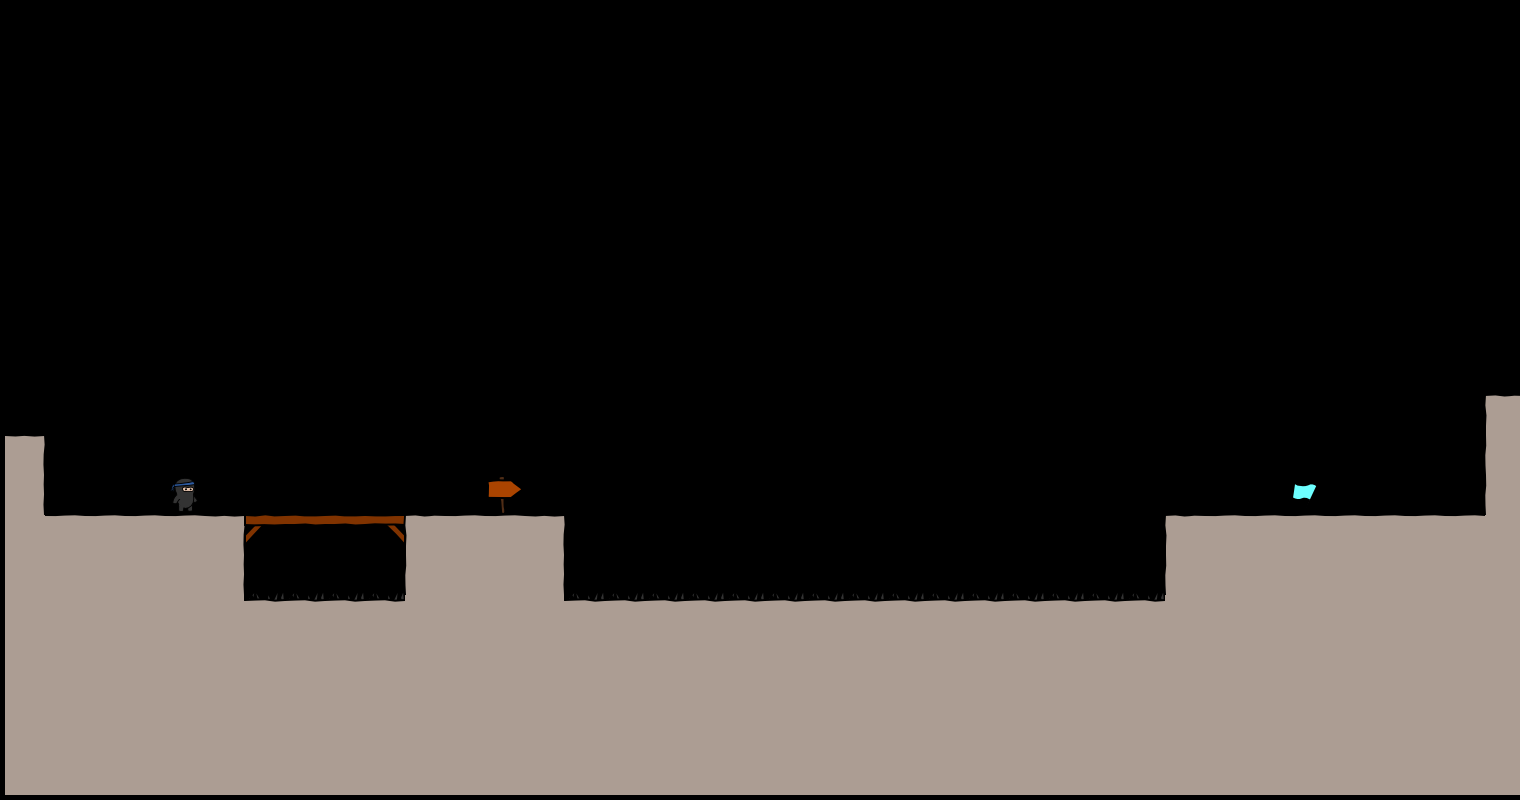

This is a level from a 2D game, rendered from its Tiled map with the project's own tilesets. A one-line summary and the complete map file follow:
An orthogonal 38x20 tile map with 40x40 px tiles, 1 tile layer (bg).

<map version="1.0" orientation="orthogonal" width="38" height="20" tilewidth="40" tileheight="40">
 <tileset firstgid="1" name="tiles6_gapped" tilewidth="50" tileheight="50">
  <image source="tiles6_gapped.png" width="300" height="500" />
 </tileset>
 <layer name="bg" width="38" height="20">
  <data encoding="csv">
0,0,0,0,0,0,0,0,0,0,0,0,0,0,0,0,0,0,0,0,0,0,0,0,0,0,0,0,0,0,0,0,0,0,0,0,0,0,
0,0,0,0,0,0,0,0,0,0,0,0,0,0,0,0,0,0,0,0,0,0,0,0,0,0,0,0,0,0,0,0,0,0,0,0,0,0,
0,0,0,0,0,0,0,0,0,0,0,0,0,0,0,0,0,0,0,0,0,0,0,0,0,0,0,0,0,0,0,0,0,0,0,0,0,0,
0,0,0,0,0,0,0,0,0,0,0,0,0,0,0,0,0,0,0,0,0,0,0,0,0,0,0,0,0,0,0,0,0,0,0,0,0,0,
0,0,0,0,0,0,0,0,0,0,0,0,0,0,0,0,0,0,0,0,0,0,0,0,0,0,0,0,0,0,0,0,0,0,0,0,0,0,
0,0,0,0,0,0,0,0,0,0,0,0,0,0,0,0,0,0,0,0,0,0,0,0,0,0,0,0,0,0,0,0,0,0,0,0,0,0,
0,0,0,0,0,0,0,0,0,0,0,0,0,0,0,0,0,0,0,0,0,0,0,0,0,0,0,0,0,0,0,0,0,0,0,0,0,0,
0,0,0,0,0,0,0,0,0,0,0,0,0,0,0,0,0,0,0,0,0,0,0,0,0,0,0,0,0,0,0,0,0,0,0,0,0,0,
0,0,0,0,0,0,0,0,0,0,0,0,0,0,0,0,0,0,0,0,0,0,0,0,0,0,0,0,0,0,0,0,0,0,0,0,0,0,
0,0,0,0,0,0,0,0,0,0,0,0,0,0,0,0,0,0,0,0,0,0,0,0,0,0,0,0,0,0,0,0,0,0,0,0,0,0,
0,0,0,0,0,0,0,0,0,0,0,0,0,0,0,0,0,0,0,0,0,0,0,0,0,0,0,0,0,0,0,0,0,0,0,0,0,7,
9,0,0,0,0,0,0,0,0,0,0,0,0,0,0,0,0,0,0,0,0,0,0,0,0,0,0,0,0,0,0,0,0,0,0,0,0,13,
15,0,0,0,47,0,0,0,0,0,0,0,42,0,0,0,0,0,0,0,0,0,0,0,0,0,0,0,0,0,0,0,48,0,0,0,0,13,
14,8,8,8,8,9,11,17,17,12,7,8,8,9,0,0,0,0,0,0,0,0,0,0,0,0,0,0,0,7,8,8,8,8,8,8,8,14,
14,14,14,14,14,15,0,0,0,0,13,14,14,15,0,0,0,0,0,0,0,0,0,0,0,0,0,0,0,13,14,14,14,14,14,14,14,14,
14,14,14,14,14,14,32,32,32,32,14,14,14,14,32,32,32,32,32,32,32,32,32,32,32,32,32,32,32,14,14,14,14,14,14,14,14,14,
14,14,14,14,14,14,14,14,14,14,14,14,14,14,14,14,14,14,14,14,14,14,14,14,14,14,14,14,14,14,14,14,14,14,14,14,14,14,
14,14,14,14,14,14,14,14,14,14,14,14,14,14,14,14,14,14,14,14,14,14,14,14,14,14,14,14,14,14,14,14,14,14,14,14,14,14,
14,14,14,14,14,14,14,14,14,14,14,14,14,14,14,14,14,14,14,14,14,14,14,14,14,14,14,14,14,14,14,14,14,14,14,14,14,14,
14,14,14,14,14,14,14,14,14,14,14,14,14,14,14,14,14,14,14,14,14,14,14,14,14,14,14,14,14,14,14,14,14,14,14,14,14,14
</data>
 </layer>
</map>
